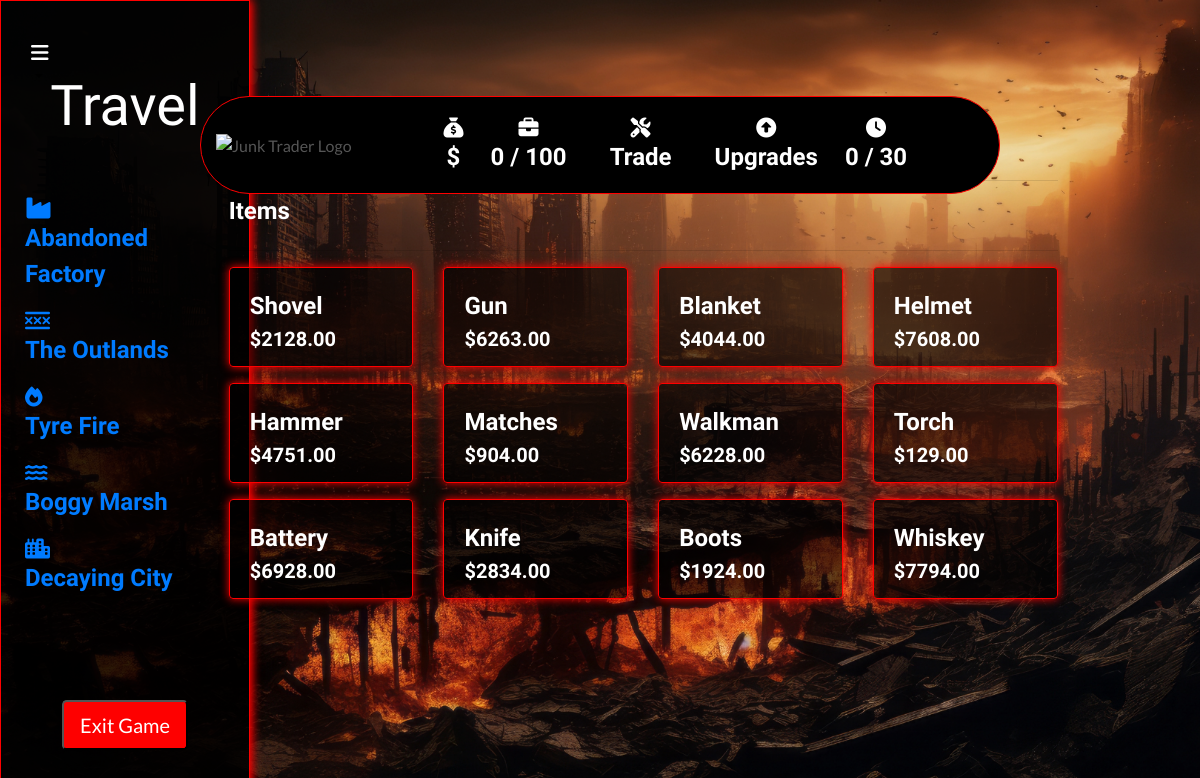
/collectables/ (signed in), run on the app's committed database.
### collectables/models.py (models this page shows, shortened)
class Collectable(models.Model):
    name = models.CharField(max_length=254)
    description = models.TextField()
    price = models.DecimalField(max_digits=6, decimal_places=2)
    previous_price = models.DecimalField(max_digits=10, decimal_places=2, default=0)
    image_url = models.URLField(max_length=1024, null=True, blank=True)
    image = models.ImageField(null=True, blank=True)
    glb_file = models.FileField(upload_to='glb_files/', null=True, blank=True)

### collectables/views.py (the view)
# urls.py: path('', views.all_collectables, name='collectables'),
def all_collectables(request):
    collectables = Collectable.objects.all()
    context = {
        'collectables': collectables,
    }
    return render(request, 'collectables/collectables.html', context)

### backpack/contexts.py (called while the page is built, shortened)
def backpack_contents(request):
    backpack_items = []
    total = 0
    total_quantity = 0
    collectable_count = 0
    backpack = request.session.get('backpack', {})
    grand_total = total
    context = {
        'backpack_items': backpack_items,
        'total': total,
        'total_quantity': total_quantity,
        'collectable_count': collectable_count,
        'grand_total': grand_total,
    }
    return context

def total_amount(request):
    total_amount = [0]
    return {'total_amount': total_amount}

def days_played(request):
    return {'days_played': request.session.get('days_played', 0)}

### collectables/templates/collectables/collectables.html (shortened to what this page needs)
{% extends "base.html" %}
{% load static %}
{% block page_header %}
    <div class="container header-container">
    </div>
{% endblock %}
{% block content %}
<div class="container-fluid">
    <div class="row">
        <div class="col-md-3">
            <div class="fixed-panel">
                {% include 'includes/fixed_panel.html' %}
            </div>
        </div>
    </div>
</div>
<div class="container-fluid content-column">
    <div class="container mb-2 backpack-text content-column">
        <div class="row">
            <div class="col">
                <h2 class="logo-font mb-4">Items</h2>
                <hr>
            </div>
        </div>
        <div class="row">
            {% for collectable in collectables %}
                <div class="col-sm-6 col-md-4 col-lg-4 col-xl-3 mb-3">
                    <div class="card box h-100 border-2 text-white">
                        <div class="card-body pb-0">
                            <p class="mb-0">{{ collectable.name }}</p>
                        </div>
                        <div class="card-footer pt-0 border-0 text-left text-white">
                            <div class="row">
                                <div class="col">
                                    <p class="lead mb-0 text-left font-weight-bold">${{ collectable.price }}</p>
                                </div>
                            </div>
                        </div>
                    </div>
                </div>
            {% endfor %}
        </div>
    </div>
</div>
{% endblock %}

### static/css/base.css (style rules this page uses)
html { height: 100%; }
body { background: url('/media/bg_image.png') no-repeat center center fixed; background-size: cover; height: calc(100vh - 164px); color: #555; font-family: 'Lato'; }
.backpack-text { color: white; }
p, h1, h2, h3, h4, h5, h6 { font-family: "Amatic SC", sans-serif; font-weight: 700; font-size: x-large; font-style: normal; }
.box { border: 1px solid red; box-shadow: 0 0 10px red; background-color: #00000093; }
.fixed-panel { position: fixed; top: 0; bottom: 0; left: 0; width: 250px; border: 1px solid red; box-shadow: 0 0 10px red; background-color: #00000093; overflow-y: auto; }
.content-column { padding-left: 5%; }
@media (min-width: 1200px) { .container { max-width: 80%; } }
@media (min-width: 992px) { .header-container { padding-top: 164px; } }

### data on the page
Collectable: name "Shovel", price "2128.00"
Collectable: name "Gun", price "6263.00"
Collectable: name "Blanket", price "4044.00"
Collectable: name "Helmet", price "7608.00"
Collectable: name "Hammer", price "4751.00"
Collectable: name "Matches", price "904.00"
Collectable: name "Walkman", price "6228.00"
Collectable: name "Torch", price "129.00"
Collectable: name "Battery", price "6928.00"
Collectable: name "Knife", price "2834.00"
Collectable: name "Boots", price "1924.00"
Collectable: name "Whiskey", price "7794.00"

### other printed values
{{ total_quantity }} "0"
{{ days_played }} "0"
